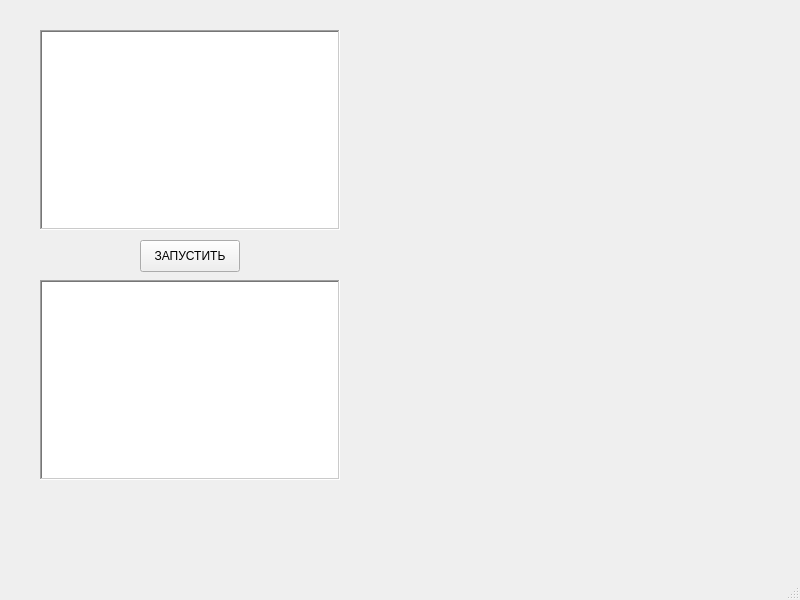
<?xml version="1.0" encoding="UTF-8"?>
<ui version="4.0">
 <class>MainWindow</class>
 <widget class="QMainWindow" name="MainWindow">
  <property name="geometry">
   <rect>
    <x>0</x>
    <y>0</y>
    <width>800</width>
    <height>600</height>
   </rect>
  </property>
  <property name="windowTitle">
   <string>MainWindow</string>
  </property>
  <widget class="QWidget" name="centralwidget">
   <widget class="QTextEdit" name="field_input">
    <property name="geometry">
     <rect>
      <x>40</x>
      <y>30</y>
      <width>300</width>
      <height>200</height>
     </rect>
    </property>
    <property name="autoFillBackground">
     <bool>false</bool>
    </property>
    <property name="frameShape">
     <enum>QFrame::WinPanel</enum>
    </property>
    <property name="placeholderText">
     <string/>
    </property>
   </widget>
   <widget class="QPushButton" name="button_run">
    <property name="geometry">
     <rect>
      <x>140</x>
      <y>240</y>
      <width>100</width>
      <height>32</height>
     </rect>
    </property>
    <property name="text">
     <string>ЗАПУСТИТЬ</string>
    </property>
   </widget>
   <widget class="QTextBrowser" name="field_output">
    <property name="geometry">
     <rect>
      <x>40</x>
      <y>280</y>
      <width>300</width>
      <height>200</height>
     </rect>
    </property>
    <property name="frameShape">
     <enum>QFrame::WinPanel</enum>
    </property>
   </widget>
  </widget>
  <widget class="QMenuBar" name="menubar">
   <property name="geometry">
    <rect>
     <x>0</x>
     <y>0</y>
     <width>800</width>
     <height>24</height>
    </rect>
   </property>
  </widget>
  <widget class="QStatusBar" name="statusbar"/>
 </widget>
 <resources/>
 <connections/>
</ui>
